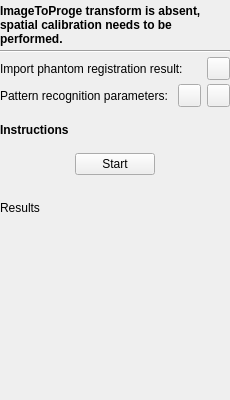
<?xml version="1.0" encoding="UTF-8"?>
<ui version="4.0">
 <class>SpatialCalibrationToolbox</class>
 <widget class="QWidget" name="SpatialCalibrationToolbox">
  <property name="geometry">
   <rect>
    <x>0</x>
    <y>0</y>
    <width>230</width>
    <height>400</height>
   </rect>
  </property>
  <property name="minimumSize">
   <size>
    <width>230</width>
    <height>400</height>
   </size>
  </property>
  <property name="maximumSize">
   <size>
    <width>230</width>
    <height>16777215</height>
   </size>
  </property>
  <property name="windowTitle">
   <string>Spatial calibration</string>
  </property>
  <layout class="QVBoxLayout" name="verticalLayout">
   <property name="spacing">
    <number>4</number>
   </property>
   <property name="leftMargin">
    <number>0</number>
   </property>
   <property name="topMargin">
    <number>4</number>
   </property>
   <property name="rightMargin">
    <number>0</number>
   </property>
   <property name="bottomMargin">
    <number>4</number>
   </property>
   <item>
    <widget class="QLabel" name="label_State">
     <property name="sizePolicy">
      <sizepolicy hsizetype="Preferred" vsizetype="Preferred">
       <horstretch>0</horstretch>
       <verstretch>0</verstretch>
      </sizepolicy>
     </property>
     <property name="font">
      <font>
       <weight>75</weight>
       <bold>true</bold>
      </font>
     </property>
     <property name="text">
      <string>ImageToProge transform is absent, spatial calibration needs to be performed.</string>
     </property>
     <property name="wordWrap">
      <bool>true</bool>
     </property>
    </widget>
   </item>
   <item>
    <widget class="Line" name="line">
     <property name="orientation">
      <enum>Qt::Horizontal</enum>
     </property>
    </widget>
   </item>
   <item>
    <layout class="QHBoxLayout" name="horizontalLayout_3">
     <property name="spacing">
      <number>2</number>
     </property>
     <item>
      <widget class="QLabel" name="label_PhantomRegistration">
       <property name="text">
        <string>Import phantom registration result:</string>
       </property>
      </widget>
     </item>
     <item>
      <widget class="QPushButton" name="pushButton_OpenPhantomRegistration">
       <property name="sizePolicy">
        <sizepolicy hsizetype="Fixed" vsizetype="Fixed">
         <horstretch>0</horstretch>
         <verstretch>0</verstretch>
        </sizepolicy>
       </property>
       <property name="minimumSize">
        <size>
         <width>23</width>
         <height>23</height>
        </size>
       </property>
       <property name="maximumSize">
        <size>
         <width>23</width>
         <height>23</height>
        </size>
       </property>
       <property name="focusPolicy">
        <enum>Qt::NoFocus</enum>
       </property>
       <property name="text">
        <string/>
       </property>
       <property name="icon">
        <iconset resource="../fCal.qrc">
         <normaloff>:/icons/Resources/icon_Import.png</normaloff>:/icons/Resources/icon_Import.png</iconset>
       </property>
       <property name="iconSize">
        <size>
         <width>16</width>
         <height>16</height>
        </size>
       </property>
      </widget>
     </item>
    </layout>
   </item>
   <item>
    <layout class="QHBoxLayout" name="horizontalLayout_6">
     <property name="spacing">
      <number>6</number>
     </property>
     <item>
      <widget class="QLabel" name="label_SegmentationParameters">
       <property name="text">
        <string>Pattern recognition parameters:</string>
       </property>
      </widget>
     </item>
     <item>
      <widget class="QPushButton" name="pushButton_OpenSegmentationParameters">
       <property name="sizePolicy">
        <sizepolicy hsizetype="Fixed" vsizetype="Fixed">
         <horstretch>0</horstretch>
         <verstretch>0</verstretch>
        </sizepolicy>
       </property>
       <property name="minimumSize">
        <size>
         <width>23</width>
         <height>23</height>
        </size>
       </property>
       <property name="maximumSize">
        <size>
         <width>23</width>
         <height>23</height>
        </size>
       </property>
       <property name="focusPolicy">
        <enum>Qt::NoFocus</enum>
       </property>
       <property name="toolTip">
        <string>Import segmentation parameters</string>
       </property>
       <property name="text">
        <string/>
       </property>
       <property name="icon">
        <iconset resource="../fCal.qrc">
         <normaloff>:/icons/Resources/icon_Import.png</normaloff>:/icons/Resources/icon_Import.png</iconset>
       </property>
       <property name="iconSize">
        <size>
         <width>16</width>
         <height>16</height>
        </size>
       </property>
      </widget>
     </item>
     <item>
      <widget class="QPushButton" name="pushButton_EditSegmentationParameters">
       <property name="minimumSize">
        <size>
         <width>23</width>
         <height>23</height>
        </size>
       </property>
       <property name="maximumSize">
        <size>
         <width>23</width>
         <height>23</height>
        </size>
       </property>
       <property name="focusPolicy">
        <enum>Qt::NoFocus</enum>
       </property>
       <property name="toolTip">
        <string>Show segmentation parameter editing dialog, in which segmentation parameters can be tested and changed</string>
       </property>
       <property name="text">
        <string/>
       </property>
       <property name="icon">
        <iconset resource="../fCal.qrc">
         <normaloff>:/icons/CommonWidgets/Resources/icon_Edit.png</normaloff>:/icons/CommonWidgets/Resources/icon_Edit.png</iconset>
       </property>
      </widget>
     </item>
    </layout>
   </item>
   <item>
    <spacer name="verticalSpacer">
     <property name="orientation">
      <enum>Qt::Vertical</enum>
     </property>
     <property name="sizeType">
      <enum>QSizePolicy::Fixed</enum>
     </property>
     <property name="sizeHint" stdset="0">
      <size>
       <width>158</width>
       <height>12</height>
      </size>
     </property>
    </spacer>
   </item>
   <item>
    <widget class="QLabel" name="label_InstructionsSpatial">
     <property name="font">
      <font>
       <weight>75</weight>
       <bold>true</bold>
      </font>
     </property>
     <property name="text">
      <string>Instructions</string>
     </property>
     <property name="wordWrap">
      <bool>true</bool>
     </property>
    </widget>
   </item>
   <item>
    <spacer name="verticalSpacer_7">
     <property name="orientation">
      <enum>Qt::Vertical</enum>
     </property>
     <property name="sizeType">
      <enum>QSizePolicy::Fixed</enum>
     </property>
     <property name="sizeHint" stdset="0">
      <size>
       <width>158</width>
       <height>12</height>
      </size>
     </property>
    </spacer>
   </item>
   <item>
    <layout class="QHBoxLayout" name="horizontalLayout_2">
     <property name="spacing">
      <number>4</number>
     </property>
     <item>
      <spacer name="horizontalSpacer">
       <property name="orientation">
        <enum>Qt::Horizontal</enum>
       </property>
       <property name="sizeHint" stdset="0">
        <size>
         <width>40</width>
         <height>20</height>
        </size>
       </property>
      </spacer>
     </item>
     <item>
      <widget class="QPushButton" name="pushButton_StartCancelSpatial">
       <property name="text">
        <string>Start</string>
       </property>
      </widget>
     </item>
     <item>
      <spacer name="horizontalSpacer_2">
       <property name="orientation">
        <enum>Qt::Horizontal</enum>
       </property>
       <property name="sizeHint" stdset="0">
        <size>
         <width>40</width>
         <height>20</height>
        </size>
       </property>
      </spacer>
     </item>
    </layout>
   </item>
   <item>
    <spacer name="verticalSpacer_4">
     <property name="orientation">
      <enum>Qt::Vertical</enum>
     </property>
     <property name="sizeType">
      <enum>QSizePolicy::Fixed</enum>
     </property>
     <property name="sizeHint" stdset="0">
      <size>
       <width>20</width>
       <height>4</height>
      </size>
     </property>
    </spacer>
   </item>
   <item>
    <widget class="QLabel" name="label_Warning">
     <property name="font">
      <font>
       <weight>75</weight>
       <bold>true</bold>
      </font>
     </property>
     <property name="text">
      <string/>
     </property>
     <property name="wordWrap">
      <bool>true</bool>
     </property>
    </widget>
   </item>
   <item>
    <widget class="QLabel" name="label_Results">
     <property name="text">
      <string>Results</string>
     </property>
    </widget>
   </item>
   <item>
    <spacer name="verticalSpacer_2">
     <property name="orientation">
      <enum>Qt::Vertical</enum>
     </property>
     <property name="sizeHint" stdset="0">
      <size>
       <width>158</width>
       <height>40</height>
      </size>
     </property>
    </spacer>
   </item>
  </layout>
 </widget>
 <layoutdefault spacing="4" margin="4"/>
 <resources>
  <include location="../fCal.qrc"/>
 </resources>
 <connections/>
</ui>
